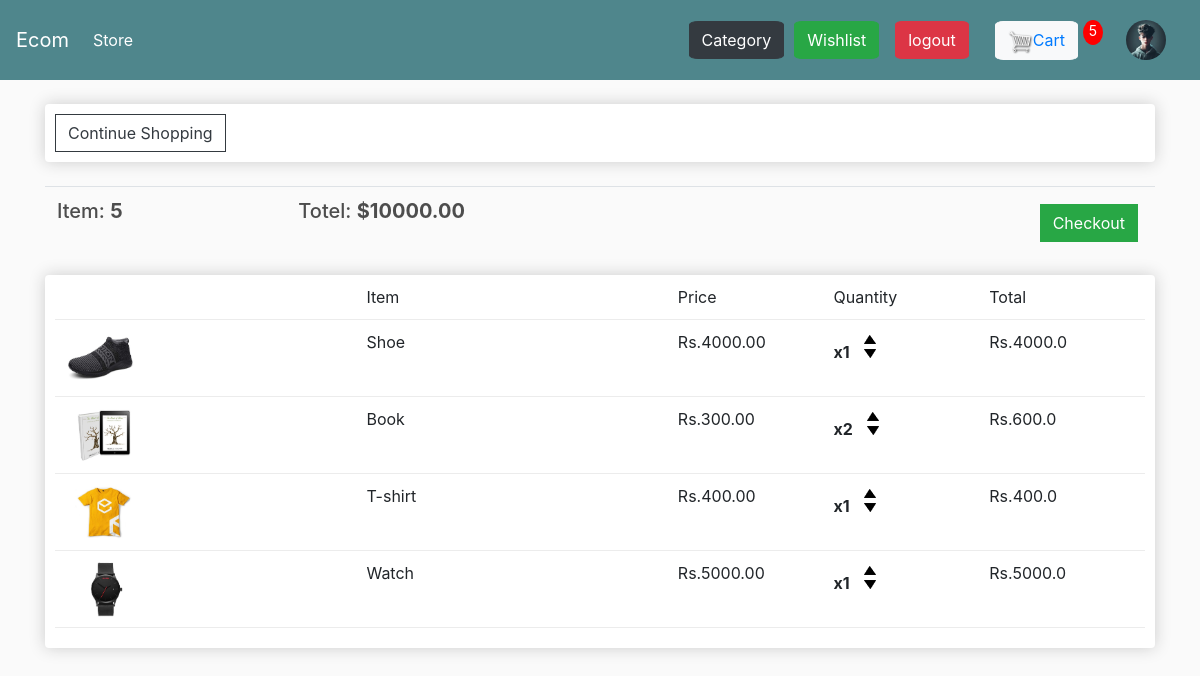
The app's page /cart/ (signed in), older data.
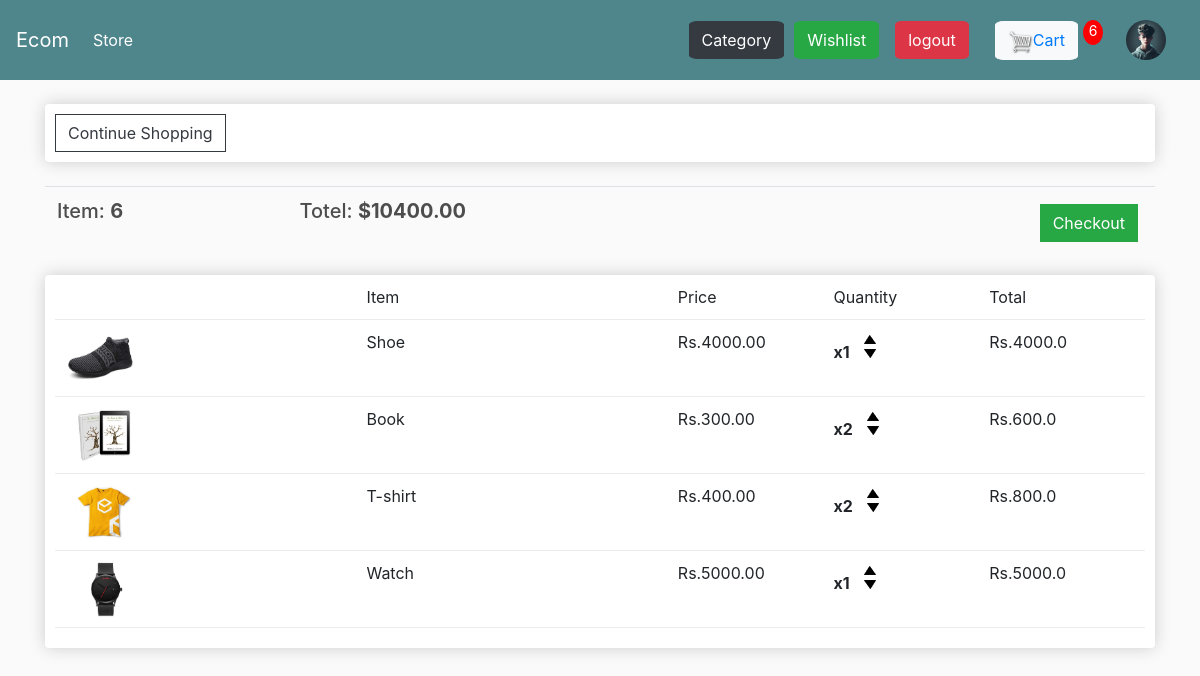
The same page, newer data.
### store/models.py (models this page shows, shortened)
class Order(models.Model):
	customer = models.ForeignKey(Customer, on_delete=models.SET_NULL, null=True, blank=True)   #Foreign key Customer can order many time many to one relationship
	date_ordered = models.DateTimeField(auto_now_add=True)
	complete = models.BooleanField(default=False)
	transaction_id = models.CharField(max_length=100, null=True)
	@property
	def get_cart_total(self):
		orderitems = self.orderitem_set.all()
		total = sum([item.get_total for item in orderitems])  # Use property correctly
		return total
	@property
	def get_cart_items(self):
		orderitems = self.orderitem_set.all()
		total = sum([item.quantity for item in orderitems])
		return total

class OrderItem(models.Model):
	customer = models.ForeignKey(Customer, on_delete=models.SET_NULL, null=True)
	product = models.ForeignKey(Product, on_delete=models.SET_NULL, null=True)
	order = models.ForeignKey(Order, on_delete=models.SET_NULL, null=True)
	quantity = models.IntegerField(default=0, null=True, blank=True)
	date_added = models.DateTimeField(auto_now_add=True)
	@property
	def get_total(self):
		total = self.product.price * self.quantity
		return total

class Product(models.Model):
	seller=models.ForeignKey(Seller,on_delete=models.CASCADE,null=True)
	category_name = models.ForeignKey(Category, on_delete=models.CASCADE)
	name = models.CharField(max_length=150, null=False, blank=False)
	price = models.FloatField()
	digital = models.BooleanField(default=False, null=True, blank=True)
	image = models.ImageField(null=True, blank=True)
	description = models.TextField(null=True, blank=True)
	stock = models.IntegerField(default=0, null=True, blank=True)
	@property
	def imageURL(self):
		try:
			url = self.image.url   #.URL returns the publicly accessible URL of the file
		except:
			url = ''
		return url

### store/views.py (the view)
# urls.py: path('cart/',views.cart, name="cart"),
def cart(request):
	data = cartData(request)
	cartItems = data['cartItems']
	order = data['order']
	items = data['items']
	context = {'items':items, 'order':order, 'cartItems':cartItems}
	return render(request, 'store/cart.html', context)

### store/models.py (called while the page is built)
	@property
	def imageURL(self):
		try:
			url = self.proimg.url   #.URL returns the publicly accessible URL of the file
		except:
			url = ''
		return url

### store/views.py (called while the page is built)
def cartData(request):
	if request.user.is_authenticated:
		customer = request.user.customer
		order, created = Order.objects.get_or_create(customer=customer, complete=False)
		items = order.orderitem_set.all()
		cartItems = order.get_cart_items
	else:
		cookieData = cookieCart(request)
		items = cookieData['items']
		cartItems = cookieData['cartItems']
		order = {'get_cart_total': 0, 'get_cart_items': cartItems, 'shipping': False}
	return {'items': items, 'order': order, 'cartItems': cartItems}

### store/templates/store/cart.html
{% extends 'store/main.html' %}
{% load static %}
{% block content %}
    <div class="row" style="margin-top:70px">
        <div class="col-lg-12">
            <div class="box-element">
                <a class="btn btn-outline-dark" href="{% url 'store:store' %}">Continue Shopping</a>
            </div>
            <br>
            <table class="table">
                <tr>
                    <th><h5>Item: <strong>{{order.get_cart_items}}</strong></h5></th>
                    <th><h5>Totel: <strong>${{order.get_cart_total|floatformat:2}}</strong></h5></th>
                    <th>
                        <a style="float: right;margin: 5px;" class="btn btn-success" href="{% url 'store:checkout' %}">Checkout</a>
                    </th>
                </tr>
            </table>
            <div class="box-element">
                <div class="cart-row">
                    <div style="flex:2"></div>
                    <div style="flex:2"></strong>Item</strong></div>
                    <div style="flex:1"></strong>Price</strong></div>
                    <div style="flex:1"></strong>Quantity</strong></div>
                    <div style="flex:1"></strong>Total</strong></div>
                </div>
                {% for item in items %}
                <div class="cart-row">
                    <div style="flex:2"><img class="row-image" src="{{item.product.imageURL}}"> </div>
                    <div style="flex:2">{{item.product.name}}</div>
                    <div style="flex:1">Rs.{{item.product.price|floatformat:2}}</div>
                    <div style="flex:1">
                        <p class="quantity">x{{item.quantity}}</p>
						<div class="quantity">
							<img data-product="{{item.product.id}}" data-action="add" class="chg-quantity update-cart" src="{% static  'images/arrow-up.png' %}">
							<img data-product="{{item.product.id}}" data-action="remove" class="chg-quantity update-cart" src="{% static  'images/arrow-down.png' %}">
						</div>
                    </div>
                    <div style="flex:1">Rs.{{item.get_total}}</div>
                </div>
            {% endfor %}
            </div>
        </div>
    </div>
{% endblock content %}

### store/templates/store/main.html (shortened to what this page needs)
<!DOCTYPE html>
{% load static %}
<html>
<head>
	<link rel="stylesheet" href="https://stackpath.bootstrapcdn.com/bootstrap/4.4.1/css/bootstrap.min.css">
	<link rel="stylesheet" href="https://cdn.jsdelivr.net/npm/bootstrap@4.0.0/dist/css/bootstrap.min.css">
	<link rel="stylesheet" type="text/css" href="{% static 'css/main.css' %}">
	<link rel="stylesheet" href="https://cdnjs.cloudflare.com/ajax/libs/font-awesome/4.7.0/css/font-awesome.min.css">
</head>
<body>
	<nav class="navbar navbar-expand-lg navbar-dark bg-dark fixed-top">
	  <a class="navbar-brand" href="{% url 'store:store' %}">Ecom</a>
	  <div class="collapse navbar-collapse" id="navbarSupportedContent">
	    <ul class="navbar-nav mr-auto">
	      <li class="nav-item active">
	        <a class="nav-link" href="{% url 'store:store' %}">Store <span class="sr-only">(current)</span></a>
	      </li>
	    </ul>
	    <div class="form-inline my-2 my-lg-0">
			<a href="{% url 'store:category' %}"><button type="button" class="btn btn-dark" style="border-radius:10%;margin:10px">Category</button></a>
			<a href="{% url 'store:wishlist'%}"><button type="button" class="btn btn-success" style="border-radius:10%">Wishlist</button></a>
			{% if request.user.is_authenticated %}
			<a class="nav-link" aria-current="page" href="{% url 'store:logout' %}"><button type="button" class="btn btn-danger" style="border-radius:10%">logout</button></a>
			{% else %}
	    	<a href="{% url 'store:login' %}"class="btn btn-light ml-2" style="border-radius:10%">Login</a>
			<a href="{% url 'store:register' %}"class="btn btn-warning ml-2" style="border-radius:10%">Register</a><br>
			{% endif %}
			<button type="button" class="btn btn-light" style="border-radius:10%;margin:10px">
			<div class="form-inline my-lg-0" style="height:25px">
				<a href="{% url 'store:cart' %}">
					<img  id="cart-icon" class="mx-0"src="{% static 'images/cart.png' %}">Cart
				</a>
			</div>
			</button>
			<p id="cart-total">{{cartItems}}</p>
			<div class="btn-group dropdown dropleft" role="group">
				<button id="btnGroupDrop1" type="button" class="btn" data-toggle="dropdown" aria-haspopup="true" aria-expanded="false">
							<img class="circular--square" src="{{user.customer.imageURL}}"/>
				</button>
		</div>
	    </div>
	  </div>
	</nav>
     <div class="container">
            <br>
            {% block content %}
            {% endblock content %}
         </div>
</body>
</html>

Row changes from the older to the newer data that the page shows:
changed through a linked row, Order: get_cart_items "5" → "6"; get_cart_total "10000.00" → "10400.00"
changed OrderItem "T-shirt": quantity "1" → "2"; get_total "400.0" → "800.0"
Text that changed along with them:
{{ cartItems }}: "5" → "6"
